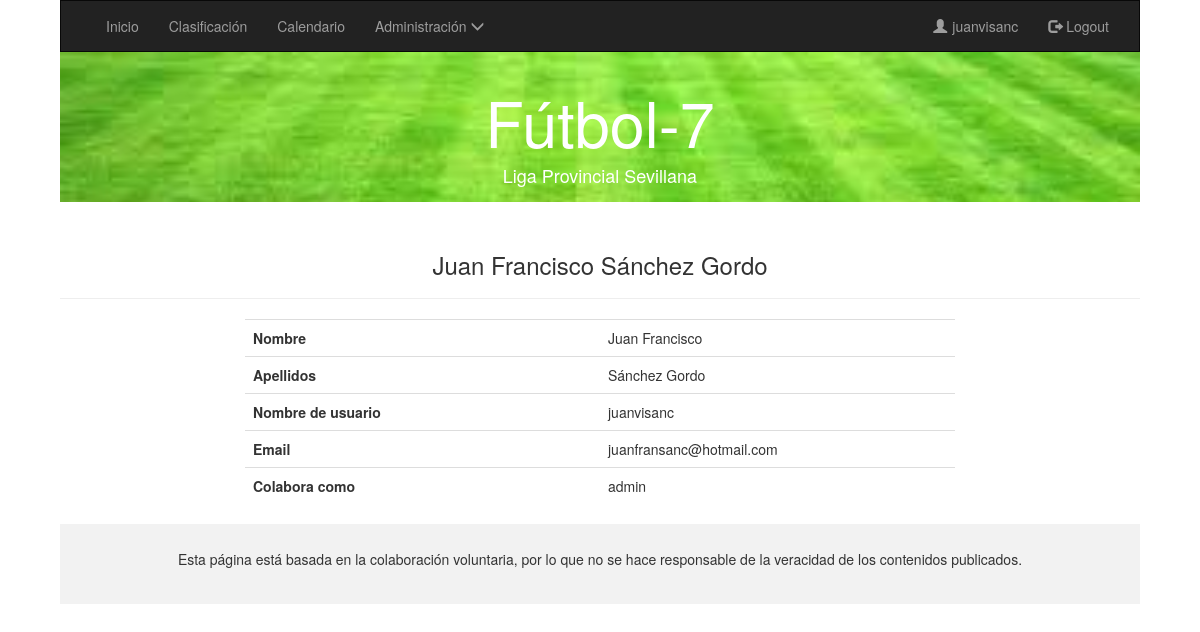
/colaborador/usuario.php?id=6 (signed in), run on the app's committed database.
### tables this page shows
CREATE TABLE `ENTRENADOR` (
  `idEntrenador` int(10) unsigned NOT NULL AUTO_INCREMENT,
  `nombre` varchar(45) NOT NULL,
  `apellidos` varchar(100) DEFAULT NULL,
  `correo` varchar(100) DEFAULT NULL,
  `nombreUsu` varchar(50) DEFAULT NULL,
  `password` varchar(64) DEFAULT NULL,
  `rol` varchar(20) DEFAULT NULL,
  PRIMARY KEY (`idEntrenador`),
  UNIQUE KEY `nombreUsu_UNIQUE` (`nombreUsu`)
);

### colaborador/usuario.php (the view, shortened to what this page needs)
<!DOCTYPE html>
<html>
<head>
  <?php include 'cabecera.php'; ?>
    <link rel="stylesheet" type="text/css" href="../usuario/css/registro.css">
</head>
<body>
  <?php
  include '../colaborador/include.php';
  if (isset($_SESSION['usuario']) and isset($_GET['id'])) {
      $connection = new mysqli("localhost", "usufutbol", "usufutbol", "futbol2");
      mysqli_set_charset($connection, "utf8");
      $id=$_GET['id'];
      $usuario=$_SESSION['usuario'];
      $result = $connection->query("SELECT * FROM ENTRENADOR where idEntrenador=$id and nombreUsu='$usuario';");
      if ($result->num_rows===1) {
        $obj = $result->fetch_object();
        ?>
        <div class="row">
          <div class="col-md-12">
            <h3 class="colabora"><?php echo "$obj->nombre $obj->apellidos"; ?></h3>
            <hr>
          </div>
          <div class="col-sm-2"></div>
          <div class="col-sm-8">
            <table class="table table-hover">
              <?php
              echo "<tr>";
              echo "<th class='col-md-6'>Nombre</th>";
              echo "<td>".$obj->nombre."</td>";
              echo "</tr>";
              echo "<tr>";
              echo "<th>Apellidos</th>";
              echo "<td>".$obj->apellidos."</td>";
              echo "</tr>";
              echo "<tr>";
              echo "<th>Nombre de usuario</th>";
              echo "<td>".$obj->nombreUsu."</td>";
              echo "</tr>";
              echo "<tr>";
              echo "<th>Email</th>";
              echo "<td>".$obj->correo."</td>";
              echo "</tr>";
              echo "<tr>";
              echo "<th>Colabora como</th>";
              echo "<td>".$obj->rol."</td>";
              echo "</tr>";
               ?>
             </table>
          </div>
        </div>
    <?php }else {
        header("Location: ../usuario/index.php");
      }
    }else {
      header("Location: ../usuario/index.php");
    }
      ?>
  <footer class="container-fluid text-center">
    <p>Esta página está basada en la colaboración voluntaria, por lo que no se hace responsable de la veracidad de los contenidos publicados.</p>
  </footer>
</body>
</html>

### usuario/css/registro.css (style rules this page uses)
body { width: 90%; margin: 0 auto; }
footer { background-color: #f2f2f2; padding: 25px; }
.colabora { text-align: center; }

### data on the page
entrenador: nombre "Juan Francisco", apellidos "Sánchez Gordo", nombreUsu "juanvisanc", correo "juanfransanc@hotmail.com", rol "admin"

### other printed values
$_SESSION['usuario'] "juanvisanc"
